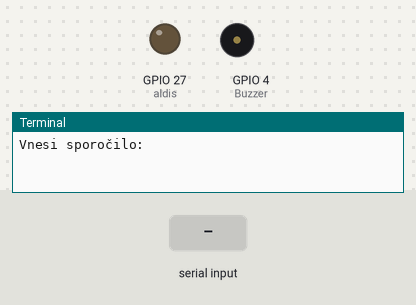
The program below on a simulated Raspberry Pi (BCM pin numbers). On the bench: output pins drawn as LEDs (lit = HIGH), buzzer (waves = sounding, pin HIGH), the last lines printed to the terminal. The inputs (shaded band) are chosen by the test bench. At 2.1 s the program stops and its outputs stay as they are.

Above: at 1.2 s.
1.3 s: "A" typed at the terminal, then Enter
At 1.65 s:
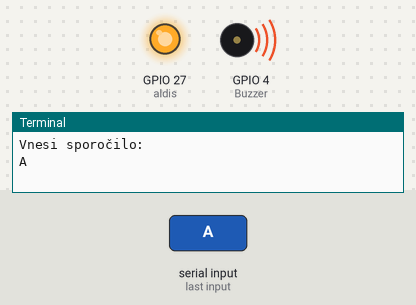
Timing chart, 0 to 3.6 s (numbered marks = the images above; inputs shaded):
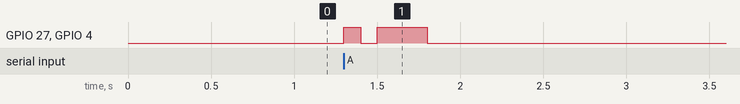

The program:

telegraf4.py
```python
# encoding: utf-8
import gpiozero
import time

def prizgi():
    aldis.on()
    zvok.on()

def ugasni():
    aldis.off()
    zvok.off()

def oddaj(zaporedje):
    for znak in zaporedje:
        prizgi()
        if znak == '.':
            time.sleep(enota)
        if znak == '-':
            time.sleep(3 * enota)
        ugasni()
        time.sleep(enota)

zvok = gpiozero.Buzzer(4)
aldis = gpiozero.LED(27)

enota = 0.1 # privzeta enota je desetinka sekunde

abeceda = {
    'A': '.-',     'B': '-...',   'C': '-.-.',
    'D': '-..',    'E': '.',      'F': '..-.',
    'G': '--.',    'H': '....',   'I': '..',
    'J': '.---',   'K': '-.-',    'L': '.-..',
    'M': '--',     'N': '-.',     'O': '---',
    'P': '.--.',   'Q': '--.-',   'R': '.-.',
    'S': '...',    'T': '-',      'U': '..-',
    'V': '...-',   'W': '.--',    'X': '-..-',
    'Y': '-.--',   'Z': '--..',   '0': '-----',
    '1': '.----',  '2': '..---',  '3': '...--',
    '4': '....-',  '5': '.....',  '6': '-....',
    '7': '--...',  '8': '---..',  '9': '----.'
}

sporocilo = input('Vnesi sporočilo:').upper()
sporocilo = sporocilo.replace('Č', 'C')
sporocilo = sporocilo.replace('Š', 'S')
sporocilo = sporocilo.replace('Ž', 'Z')

for znak in sporocilo:
    if znak in 'ABCDEFGHIJKLMNOPQRSTUVWXYZ0123456789 ':
        if znak == ' ':
            time.sleep(7 * enota)
        else:
            oddaj(abeceda[znak])
            time.sleep(2 * enota)
```

Measured:
- after the input at 1.3 s, GPIO 27 (aldis), GPIO 4 (Buzzer): LOW → HIGH at once, → LOW 0.10 s later, → HIGH 0.10 s later, → LOW 0.30 s later
